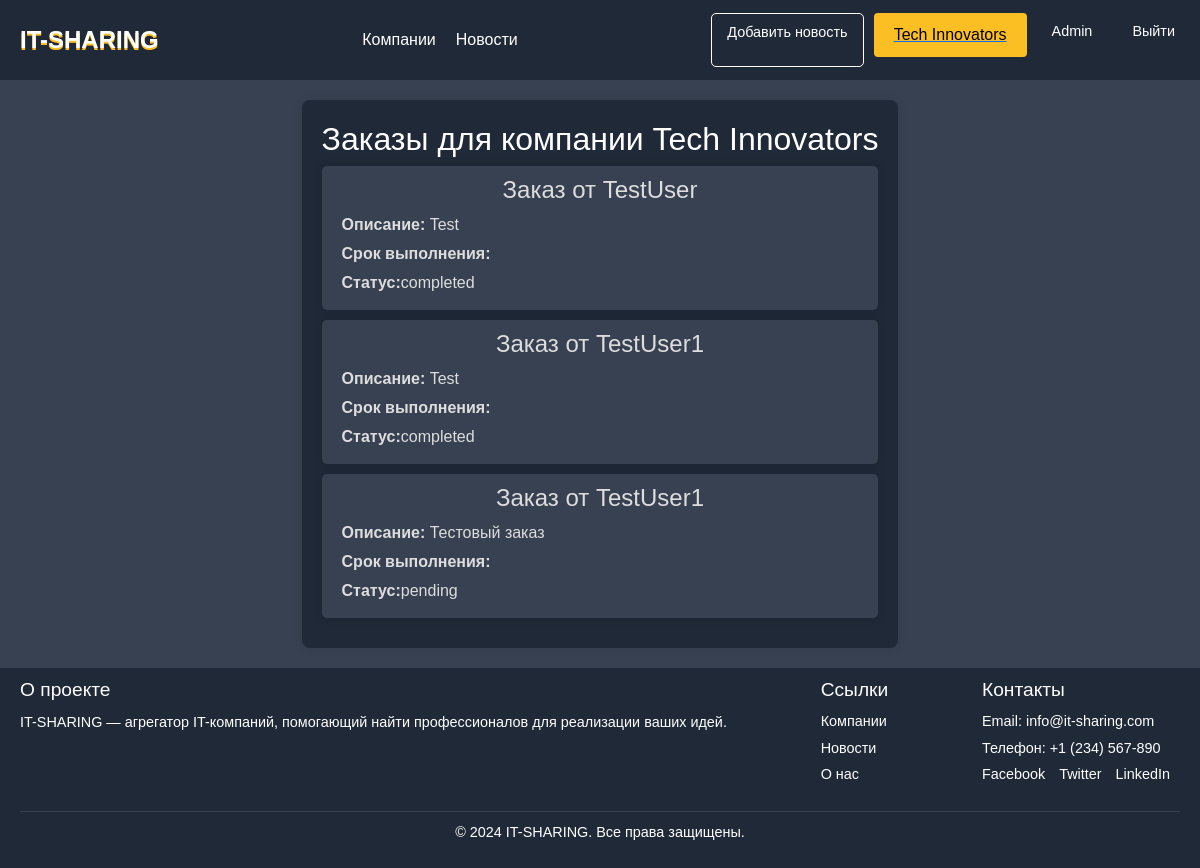
The page /company/1/orders/ (signed in) on the database its author committed.
### main/models.py (models this page shows, shortened)
class CustomUser(AbstractUser):
    description = models.TextField(blank=True, verbose_name="Описание")
    about = models.TextField(blank=True, verbose_name="Небольшоеописание")
    is_company = models.BooleanField(default=False, verbose_name="Представитель компании")
    company = models.ForeignKey(
        'companies',
        on_delete=models.SET_NULL,
        null=True,
        blank=True,
        verbose_name="Компания",
        related_name="representatives"
    )

class companies(models.Model):
    title = models.CharField(max_length=255, verbose_name="Название")
    slug = models.SlugField(max_length=255, unique=True, db_index=True, verbose_name="URL",null=True,blank=True,)
    content = models.TextField(blank=True, verbose_name="Описание компании",null=True)
    photo = models.ImageField(upload_to="static/main/img/companiesimg", verbose_name="Фото",null=True,blank=True)
    time_create = models.DateTimeField(auto_now_add=True, verbose_name="Время создания")
    is_active = models.BooleanField(default=True, verbose_name="Активна")
    raiting = models.FloatField(default=0,max_length=1, verbose_name="Рейтинг")
    cat = models.ManyToManyField(Category, related_name='companies', verbose_name="Категории",
                                 blank=True)  # Это должно быть ManyToManyField
    creator = models.ForeignKey(
        settings.AUTH_USER_MODEL,
        on_delete=models.CASCADE,
        related_name="created_companies",
        verbose_name="Создатель компании",
    )
    class Meta:
        verbose_name = 'Компания'
        verbose_name_plural = 'IT компания'
        ordering = ['id']

class Order(models.Model):
    STATUS_CHOICES = [
        ('pending', 'В ожидании ответа компании'),
        ('accepted', 'Принят компанией'),
        ('declined', 'Отклонен компанией'),
        ('completed_at', 'Выполнен в срок:'),
        ('completed_late', 'Выполнен, но с нарушением сроков'),
        ('not_completed', 'Не выполнен'),
        ('rejected_by_client', 'Заказчик отказался принимать работу'),
    ]
    user = models.ForeignKey(
        settings.AUTH_USER_MODEL,
        on_delete=models.CASCADE,
        verbose_name="Пользователь",
        related_name="orders"
    )
    company = models.ForeignKey(
        'companies',
        on_delete=models.CASCADE,
        related_name="order",
        verbose_name="Компания"
    )
    description = models.TextField(verbose_name="Описание заказа")
    status = models.CharField(
        max_length=50,
        choices=STATUS_CHOICES,
        default='pending',
        verbose_name="Статус заказа",
        blank=True
    )
    created_at = models.DateTimeField(auto_now_add=True, verbose_name="Дата создания заказа")
    delivery_time = models.DateTimeField(
        verbose_name="Время сдачи",
        null=True,
        blank=True,
        help_text="Дата и время завершения заказа"
    )
    dead_line = models.DateTimeField(
        verbose_name="Время на выполнение",
        null=True,
        blank=True,
        help_text="время на выполнение"
    )
    class Meta:
        verbose_name = "Заказ"
        verbose_name_plural = "Заказы"

### main/views.py (the view)
# urls.py: path('company/<int:company_id>/orders/', views.see_orders, name='see_orders'),
def see_orders(request, company_id):
    company = get_object_or_404(companies, id=company_id)
    if request.user.company != company:
        return redirect('home')  # Пример перенаправления на главную страницу
    orders = Order.objects.filter(company=company)
    return render(request, 'main/see_orders.html', {'company': company, 'orders': orders})

### main/templates/main/see_orders.html
{% extends 'main/layout.html' %}
{% block content %}
<div class="Order-Container">
  <h2>Заказы для компании {{ company.title }}</h2>
  {% if orders %}
      {% for order in orders %}
      <div class="Order-Container-Inner">
          <a href="{% url 'order_detail' order.id %}">
              <h4>Заказ от {{ order.user.username }}</h4>
              <p><strong>Описание:</strong> {{ order.description }}</p>
              <p><strong>Срок выполнения:</strong> {{ order.deadline }}</p>
              <p><strong>Статус:</strong>{{ order.status }}
        </a>
        </div>
      {% endfor %}
  {% else %}
    <p>У компании нет заказов.</p>
  {% endif %}
</div>
{% endblock %}

### main/templates/main/layout.html (shortened to what this page needs)
<!doctype html>
{% load static %}
<html lang="ru">
<head>
    <link rel="stylesheet" href="https://cdn.jsdelivr.net/npm/bootstrap@5.3.3/dist/css/bootstrap.min.css">
    <link rel="stylesheet" href="{% static 'main/css/main.css' %}">
    <link rel="stylesheet" href="{% static 'main/fonts/Font Over.otf' %}">
</head>
<body>
    <header>
        <div class="container">
        <div class="logo"><a href="{% url 'home' %}">IT-SHARING</a></div>
        <nav class="navigation">
        <ul>
          <a href="{% url 'company' %}"><li>Компании</li></a>
          <a href="{% url 'news_home' %}"><li>Новости</li></a>
        </ul>
        </nav>
        <div class="auth-buttons">
        {% if request.user.is_superuser or request.user.is_stuff %}
        <a href="{% url 'create' %}"class="btn login">Добавить новость</a>
        {% endif %}
        {% if not request.user.is_company and not request.user.company == '' %}
        <a href="{% url 'add_page' %}"class="btn login">Добавить компанию</a>
         {% else %}
            <a href="{% url 'company_detail' user.company.id %}"><div class="edit-profile">{{ user.company.title }}</div></a>
        {% endif %}
        {% if request.user.is_authenticated %}
				<a class="header-logo" href="{% url 'PersonalPage' %}">{{user.username}}</a>
        <a class="header-exi" href="{% url 'logout' %}">Выйти</a>
				{% else %}
				  <a class="btn signup" href="{% url 'register' %}">Регистрация</a>
          <a class="btn login" href="{% url 'login' %}">Авторизация</a>
        {% endif %}
      </div>
    </div>
    </header>
    <main>
        {% block content %}
        {% endblock %}
    </main>
    <footer>
        <div class="footer-container">
          <div class="footer-about">
            <h3>О проекте</h3>
            <p>IT-SHARING — агрегатор IT-компаний, помогающий найти профессионалов для реализации ваших идей.</p>
          </div>
          <div class="footer-links">
            <h3>Ссылки</h3>
            <ul>
              <a href="{% url 'company' %}"><li>Компании</li></a>
              <a href="{% url 'news_home' %}"><li>Новости</li></a>
              <a href="#"><li>О нас</li></a>
            </ul>
          </div>
          <div class="footer-contact">
            <h3>Контакты</h3>
            <p>Email: <a href="mailto:info@it-sharing.com">info@it-sharing.com</a></p>
            <p>Телефон: <a href="tel:+1234567890">+1 (234) 567-890</a></p>
            <div class="social-icons">
                <a href="#" >Facebook</a>
                <a href="#" >Twitter</a>
                <a href="#" >LinkedIn</a>
            </div>
          </div>
        </div>
        <div class="footer-bottom">
          <p>&copy; 2024 IT-SHARING. Все права защищены.</p>
        </div>
    </footer>
</body>
</html>

### main/static/main/css/main.css (style rules this page uses)
body { height: 100%; margin: 0; font-family: "Arial", sans-serif; background-color: #374151; }
header { background-color: #1f2937; color: #ffffff; position: fixed; top: 0; height: 80px; width: 100%; z-index: 1000; }
.container { max-width: 1200px; margin: 0 auto; display: flex; align-items: center; justify-content: space-between; padding: 0; height: 80px; }
.logo a { font-family: "Font Over", sans-serif; text-shadow: 0px 2px #FBBF24; text-decoration: none; color: #ffffff; font-size: 1.5rem; font-weight: bold; margin: 0 20px; }
.navigation ul { list-style: none; margin: 0; padding: 0; display: flex; gap: 20px; }
.navigation a { font-family: Arial, sans-serif; color: #ffffff; font-size: 1rem; transition: color 0.3s ease; text-decoration: none; }
.header-logo { color: #fff; text-decoration: none; padding: 8px 15px; border-radius: 5px; font-size: 0.9rem; transition: all 0.3s ease; }
.header-exi { color: #fff; text-decoration: none; padding: 8px 15px; border-radius: 5px; font-size: 0.9rem; transition: all 0.3s ease; }
.auth-buttons { display: flex; gap:10px; margin: 0 10px 0 10px; }
.auth-buttons { text-decoration: none; color: #fff; }
.auth-buttons .btn { text-decoration: none; padding: 8px 15px; border-radius: 5px; font-size: 0.9rem; transition: all 0.3s ease; }
.auth-buttons .login { background-color: transparent; color: #ffffff; border: 1px solid #ffffff; }
footer { height: 200px; position:fixed; width: 100%; left: 0; bottom:0; background-color: #1f2937; color: #ffffff; padding: 10px 20px; font-size: 0.9rem; }
footer .footer-container { max-width: 1200px; margin: 0 auto; display: flex; flex-wrap: wrap; justify-content: space-between; gap: 20px; }
.footer-about h3, .footer-links h3, .footer-contact h3 { font-size: 1.2rem; margin-bottom: 10px; }
.footer-about p { line-height: 1.6; }
.footer-links ul { list-style: none; padding: 0; margin: 0; }
.footer-links li { margin-bottom: 5px; }
.footer-links a { color: #ffffff; text-decoration: none; transition: color 0.3s ease; }
.footer-contact p { margin: 5px 0; }
.footer-contact a { color: #ffffff; text-decoration: none; transition: color 0.3s ease; }
.social-icons a { display: inline-block; margin-right: 10px; }
.footer-bottom { text-align: center; margin-top: 20px; border-top: 1px solid #374151; padding-top: 10px; }
main { flex:1; max-width: 1200px; margin: 0 auto; margin-top: 80px; margin-bottom: 200px; display: flex; justify-content: center; }
.edit-profile { width: 100%; color: #000; text-align: center; background-color: #FBBF24; border: none; padding: 10px 20px; border-radius: 4px; margin-bottom: 10px; }
.Order-Container { max-width: 1200px; margin: 20px; background: #1f2937; color: #fff; padding: 20px; border-radius: 8px; box-shadow: 0 0 10px rgba(0, 0, 0, 0.1); }
.Order-Container-Inner a { color: #ddd; text-decoration: none; }
.Order-Container-Inner h4 { text-align: center; }
.Order-Container-Inner { color: #fff; background: #374151; padding: 10px 20px; margin-bottom: 10px; box-shadow: 0 0 10px rgba(0, 0, 0, 0.1); border-radius: 5px; }
.Order-Container-Inner p { margin-bottom: 5px; }

### rows shown on the page
CustomUser: company "Tech Innovators", username "Admin"
companies: title "Tech Innovators"
Order: user.username "TestUser", description "Test", status "completed"
Order: user.username "TestUser1", description "Test", status "completed"
Order: user.username "TestUser1", description "Тестовый заказ", status "pending"
